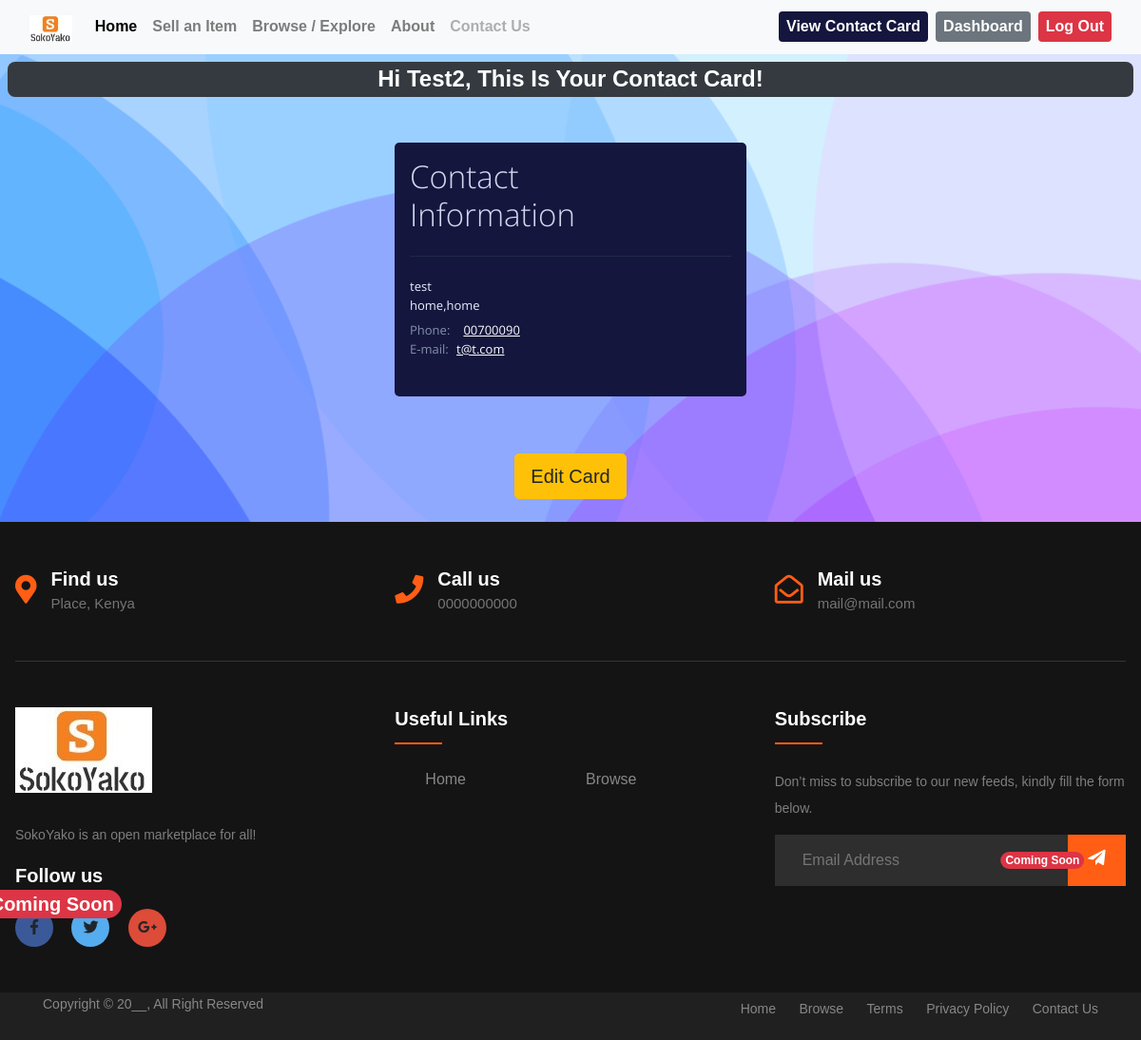
/view-contact-card/ (signed in), run on the app's committed database.
### base/models.py (models this page shows, shortened)
class ContactCard(models.Model):
    user = models.OneToOneField(User, on_delete=models.CASCADE)
    full_name = models.CharField(max_length=60)
    phone_number = models.CharField(max_length=15)
    email = models.EmailField()
    address = models.CharField(max_length=60)
    location = models.CharField(max_length=400, blank=True, null=True)

### base/views.py (the view)
# urls.py: path('view-contact-card/', views.view_contact_card, name='view_contact_card'),
@login_required
def view_contact_card(request):
    contact_card = get_object_or_404(ContactCard, user=request.user)
    return render(request, 'view_contact_card.html', {'contact_card': contact_card})

### base/templates/view_contact_card.html (shortened to what this page needs)
{% extends 'layout.html' %}
{% load static %}
{% block data %}
    <div class="container-fluid p-2 clearfix">
        <h2 class="mb-5 fs-3 text-center text-white fs-4 fw-bolder bg-dark p-1 rounded-3 text-capitalize">Hi {{ user.username}}, This is your Contact Card!</h2>
        <div class="contact mt-2 p-3 container-fluid">
            <h2 class="h2cnt">
                Contact
                <br>
                Information
            </h2>
            <hr class="hrcnt">
            <h3 class="h3cnt">
                {{ contact_card.full_name}}
                <br>
                {{ contact_card.address }}
            </h3>
            <p class="pcnt">
                <span class="prefix ">Phone:</span>
                <a href="tel:#" class="phone text-decoration-underline">{{ contact_card.phone_number }}</a>
                <br>
                E-mail:
                <a class="email text-decoration-underline" href="mailto:#">{{ contact_card.email }}</a>
            </p>
        </div>
        <div class="form-group col-lg-12 mx-auto mb-3 text-center">
            <a href="{% url 'base:edit_contact_card' %}" class="btn btn-warning btn-lg">Edit Card</a>
        </div>
    </div>
{% endblock %}

### static/css/styles.css (style rules this page uses)
body { min-height: 100vh; background-size: cover; background-position: center; font-family: "Trebuchet MS",sans-serif; height: auto; }
.h2cnt { font: 300 33px/40px 'Open Sans', sans-serif; color: #cfd8ee; margin: 0 0 23px; }
.h3cnt { font: 13px/20px 'Open Sans', sans-serif; color: #e7efff; margin: 0 0 6px; }
.pcnt { margin-bottom: 24px; font: 13px/20px 'Open Sans', sans-serif; }
.hrcnt { background-color: #51596d; border: none; height: 1px; margin: 0 0 21px; }
.contact { padding: 63px 85px 50px 80px; color: #8391ab; max-width: 370px; background-color: #14163D; margin: 60px auto; -webkit-border-radius: 5px; -moz-border-radius: 5px; border-radius: 5px; }
.prefix { width: 48px; display: inline-block; }
.email { color: #ffffff; margin-left: 5px; -webkit-transition: all 0.5s ease; transition: all 0.5s ease; }
.phone { color: #ffffff; margin-left: 5px; -webkit-transition: all 0.5s ease; transition: all 0.5s ease; }
:root { --background-dark: #2d3548; --text-light: rgba(255, 255, 255, 0.6); --text-lighter: rgba(255, 255, 255, 0.9); --spacing-s: 8px; --spacing-m: 16px; --spacing-l: 24px; --spacing-xl: 32px; --spacing-xxl: 64px; --width-container: 1200px; }
* { border: 0; margin: 0; padding: 0; box-sizing: border-box; }

### base/templates/layout.html (style rules this page uses)
body { font-family: "Trebuchet MS", sans-serif }

### data on the page
ContactCard: full_name "test", address "home,home", phone_number "00700090", email "t@t.com"

### other printed values
{{ user.username }} "Test2"
